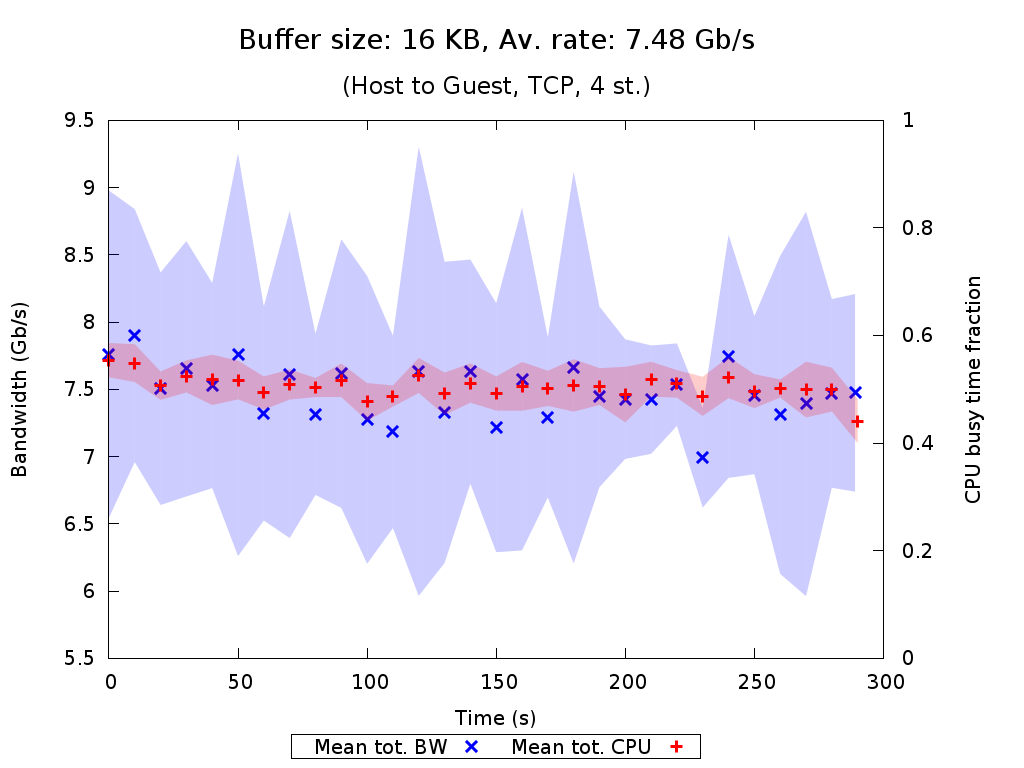

Source code (gnuplot):
set terminal pngcairo nocrop enhanced size 1024,768 font "Verdana,15"
set output "TCP_4_st_2015_07_24_22-09-54_h2g_16KB.png"

set title "{/=20 Buffer size: 16 KB, Av. rate: 7.48 Gb/s}\n\n{/=18 (Host to Guest, TCP, 4 st.)}"

set xlabel "Time (s)"
set ylabel "Bandwidth (Gb/s)"
set ytics nomirror
set y2label "CPU busy time fraction"
set y2tics nomirror
set y2range [0:1]
set key bmargin center horizontal box samplen 1 width -1
set bmargin 4.6

set style fill transparent solid 0.2 noborder
plot "TCP_4_st_2015_07_24_22-09-54_h2g_16KB_iperf_processed.dat" using 1:($2/1073741824.0-$3/1073741824.0):($2/1073741824.0+$3/1073741824.0) with filledcurves lc rgb "blue" notitle, \
     "" using 1:($2/1073741824.0) with points pt 2 ps 1.5 lw 3 lc rgb "blue" title "Mean tot. BW", \
     "TCP_4_st_2015_07_24_22-09-54_h2g_16KB_mpstat_processed.dat" using 1:($2-$3):($2+$3) with filledcurves lc rgb "red" axes x1y2 notitle, \
     "" using 1:2 with points pt 1 ps 1.5 lw 3 lc rgb "red" axes x1y2 title "Mean tot. CPU"
